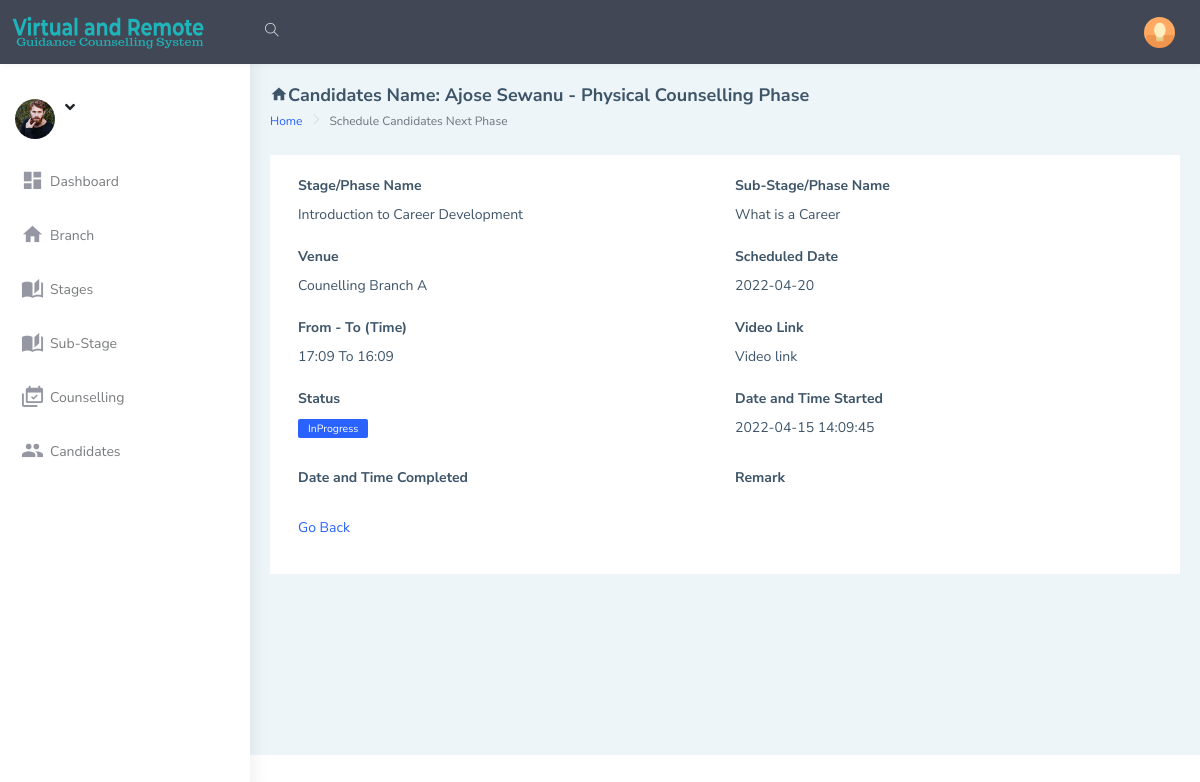
The page /admin/fullDetails.php?viewid=6 on the database its author committed.
### tables this page shows
CREATE TABLE `substagetracker_tbl` (
  `id` int(10) NOT NULL,
  `userId` varchar(20) DEFAULT NULL,
  `stageId` varchar(20) DEFAULT NULL,
  `subStageId` varchar(20) DEFAULT NULL,
  `venue` text DEFAULT NULL,
  `scheduleDate` varchar(50) DEFAULT NULL,
  `fromTime` varchar(20) DEFAULT NULL,
  `toTime` varchar(20) DEFAULT NULL,
  `videoLink` text DEFAULT NULL,
  `status` varchar(50) DEFAULT NULL,
  `dateStarted` varchar(255) NOT NULL,
  `dateCompleted` text DEFAULT NULL,
  `remark` text DEFAULT NULL,
  `dateCreated` varchar(50) DEFAULT NULL
);

CREATE TABLE `users_tbl` (
  `id` int(10) NOT NULL,
  `firstName` varchar(50) DEFAULT NULL,
  `lastName` varchar(50) DEFAULT NULL,
  `emailAddress` varchar(50) DEFAULT NULL,
  `password` varchar(20) DEFAULT NULL,
  `phoneNo` varchar(20) DEFAULT NULL,
  `address` text DEFAULT NULL,
  `dob` varchar(20) DEFAULT NULL,
  `gender` varchar(10) DEFAULT NULL,
  `hobbies` text DEFAULT NULL,
  `course` varchar(50) DEFAULT NULL,
  `qualification` varchar(50) DEFAULT NULL,
  `qualificationGrade` varchar(50) DEFAULT NULL,
  `skills` text DEFAULT NULL,
  `scheduleTypeId` varchar(10) DEFAULT NULL,
  `dateCreated` varchar(20) DEFAULT NULL
);

CREATE TABLE `scheduletype_tbl` (
  `id` int(10) NOT NULL,
  `typeName` varchar(20) DEFAULT NULL
);

CREATE TABLE `stages_tbl` (
  `id` int(10) NOT NULL,
  `stageNo` varchar(10) DEFAULT NULL,
  `stageName` varchar(255) DEFAULT NULL,
  `description` text DEFAULT NULL,
  `remarks` text DEFAULT NULL,
  `objectives` text DEFAULT NULL,
  `material` text DEFAULT NULL,
  `videoLink` text DEFAULT NULL,
  `dateCreated` varchar(20) DEFAULT NULL
);

CREATE TABLE `substage_tbl` (
  `id` int(10) NOT NULL,
  `stageId` varchar(10) DEFAULT NULL,
  `subStageNo` varchar(10) DEFAULT NULL,
  `subStageName` varchar(255) DEFAULT NULL,
  `description` text DEFAULT NULL,
  `remark` text DEFAULT NULL,
  `objectives` text DEFAULT NULL,
  `dateCreated` varchar(20) DEFAULT NULL
);

### admin/fullDetails_action.php (called while the page is built, shortened)
<?php
include('includes/dbconnection.php');
if(isset($_GET["viewid"]) && $_GET["viewid"] != "")
{
    $viewid = $_GET["viewid"];
    $que=mysqli_query($con,"SELECT substagetracker_tbl.id, substagetracker_tbl.userId,substagetracker_tbl.stageId,
    substagetracker_tbl.subStageId,substagetracker_tbl.venue,substagetracker_tbl.scheduleDate,substagetracker_tbl.fromTime,
    substagetracker_tbl.toTime,substagetracker_tbl.videoLink,substagetracker_tbl.status,
    substagetracker_tbl.dateStarted,substagetracker_tbl.dateCompleted,substagetracker_tbl.remark,
    users_tbl.firstName,users_tbl.lastName,stages_tbl.stageName,stages_tbl.stageNo,
    substage_tbl.subStageName,substage_tbl.subStageNo
    from substagetracker_tbl
    INNER JOIN stages_tbl ON stages_tbl.id = substagetracker_tbl.stageId
    INNER JOIN users_tbl ON users_tbl.id = substagetracker_tbl.userId
    INNER JOIN substage_tbl ON substage_tbl.id = substagetracker_tbl.subStageId
    where substagetracker_tbl.id = '$viewid'");
    $retd=mysqli_fetch_array($que);
    if($retd > 0){
        $userId = $retd['userId'];
        $stageId = $retd['stageId'];
        $fullName = $retd['firstName'].' '.$retd['lastName'];
        $stageName = $retd['stageName'];
        $subStageName = $retd['subStageName'];
        $venue = $retd['venue'];
        $scheduleDate = $retd['scheduleDate'];
        $fromTime = $retd['fromTime'];
        $toTime = $retd['toTime'];
        $videoLink = $retd['videoLink'];
        $status = $retd['status'];
        $dateStarted = $retd['dateStarted'];
        $queet=mysqli_query($con,"select users_tbl.id,users_tbl.firstName,users_tbl.lastName, scheduletype_tbl.typeName
        from users_tbl
        INNER JOIN scheduletype_tbl ON scheduletype_tbl.id = users_tbl.scheduleTypeId
        where users_tbl.id ='$userId'");
        $tt=mysqli_fetch_array($queet);
        if($tt > 0){
            $scheduleType = $tt['typeName'];
        }
    }
}
else{
    echo "<script type = \"text/javascript\">
    window.location = (\"allCandidates.php\");
    </script>";
}
?>

### admin/fullDetails.php (the view, shortened to what this page needs)
<!DOCTYPE html>
<html dir="ltr" lang="en">
<?php
include('includes/session.php');
include('fullDetails_action.php');
include('includes/header.php');
?>
<body>
    <div id="main-wrapper" data-layout="vertical" data-navbarbg="skin5" data-sidebartype="full"
        data-sidebar-position="absolute" data-header-position="absolute" data-boxed-layout="full">
        <?php include 'includes/topbar.php'?>
        <?php include 'includes/sidebar.php'?>
        <div class="page-wrapper">
            <div class="page-breadcrumb">
                <div class="row align-items-center">
                    <div class="col-10">
                        <h4 class="page-title"><i class="mdi mdi-home"></i>Candidates Name: <?php echo $fullName;?> - <?php echo $scheduleType;?> Counselling Phase</h4>
                        <div class="d-flex align-items-center">
                            <nav aria-label="breadcrumb">
                                <ol class="breadcrumb">
                                    <li class="breadcrumb-item"><a href="#">Home</a></li>
                                    <li class="breadcrumb-item active" aria-current="page">Schedule Candidates Next Phase</li>
                                </ol>
                            </nav>
                        </div>
                    </div>
                </div>
            </div>
            <div class="container-fluid">
                <div class="row">
                    <div class="col-lg-12">
                        <div class="card">
                            <div class="card-body">
                                <form class="form-horizontal form-material mx-2" method="post">
                                    <div class="form-group">
                                        <div class="col-md-12">
                                            <div class="row">
                                                <div class="col-md-6">
                                                    <label><b>Stage/Phase Name</b></label><br>
                                                    <?php echo $stageName;?>
                                                </div>
                                                <div class="col-md-6">
                                                    <label><b>Sub-Stage/Phase Name</b></label><br>
                                                    <?php echo $subStageName;?>
                                                </div>
                                            </div>
                                            <br>
                                            <div class="row">
                                                <div class="col-md-6">
                                                    <label><b>Venue</b></label><br>
                                                    <?php echo $venue;?>
                                                </div>
                                                <div class="col-md-6">
                                                    <label><b>Scheduled Date</b></label><br>
                                                    <?php echo $scheduleDate;?>
                                                </div>
                                            </div>
                                            <br>
                                            <div class="row">
                                                <div class="col-md-6">
                                                    <label><b>From - To (Time)</b></label><br>
                                                    <?php echo $fromTime;?> To <?php echo $toTime;?>
                                                </div>
                                                <div class="col-md-6">
                                                    <label><b>Video Link</b></label><br>
                                                    <?php echo $videoLink;?>
                                                </div>
                                            </div>
                                            <br>
                                            <div class="row">
                                                <div class="col-md-6">
                                                    <label ><b>Status</b></label><br>
                                                    <?php if($status == 'InProgress'){echo '<label class="label label-info">'.$status.'</label>';}
                                                    else{echo '<label class="label label-success">'.$status.'</label>';}?>
                                                </div>
                                                <div class="col-md-6">
                                                    <label><b>Date and Time Started</b></label><br>
                                                    <?php echo $dateStarted;?>
                                                </div>
                                            </div>
                                            <br>
                                            <div class="row">
                                                <div class="col-md-6">
                                                    <label><b>Date and Time Completed</b></label><br>
                                                </div>
                                                <div class="col-md-6">
                                                    <label><b>Remark</b></label><br>
                                                </div>
                                            </div>
                                            <br>
                                            <div class="row">
                                                <div class="col-md-6">
                                                    <a href="schedule2.php?stageid=<?php echo $stageId;?>&cid=<?php echo $userId;?>">Go Back</a>
                                                </div>
                                            </div>
                                        </div>
                                    </div>
                                </form>
                            </div>
                        </div>
                    </div>
                </div>
                </div>
            </div>
        </div>
</body>
</html>

### rows shown on the page
substagetracker_tbl: users_tbl.firstName+lastName "Ajose Sewanu", stages_tbl.stageName "Introduction to Career Development", substage_tbl.subStageName "What is a Career", venue "Counelling Branch A", scheduleDate "2022-04-20", fromTime "17:09", toTime "16:09", videoLink "Video link", status "InProgress", dateStarted "2022-04-15 14:09:45"
users_tbl: scheduletype_tbl.typeName "Physical"
